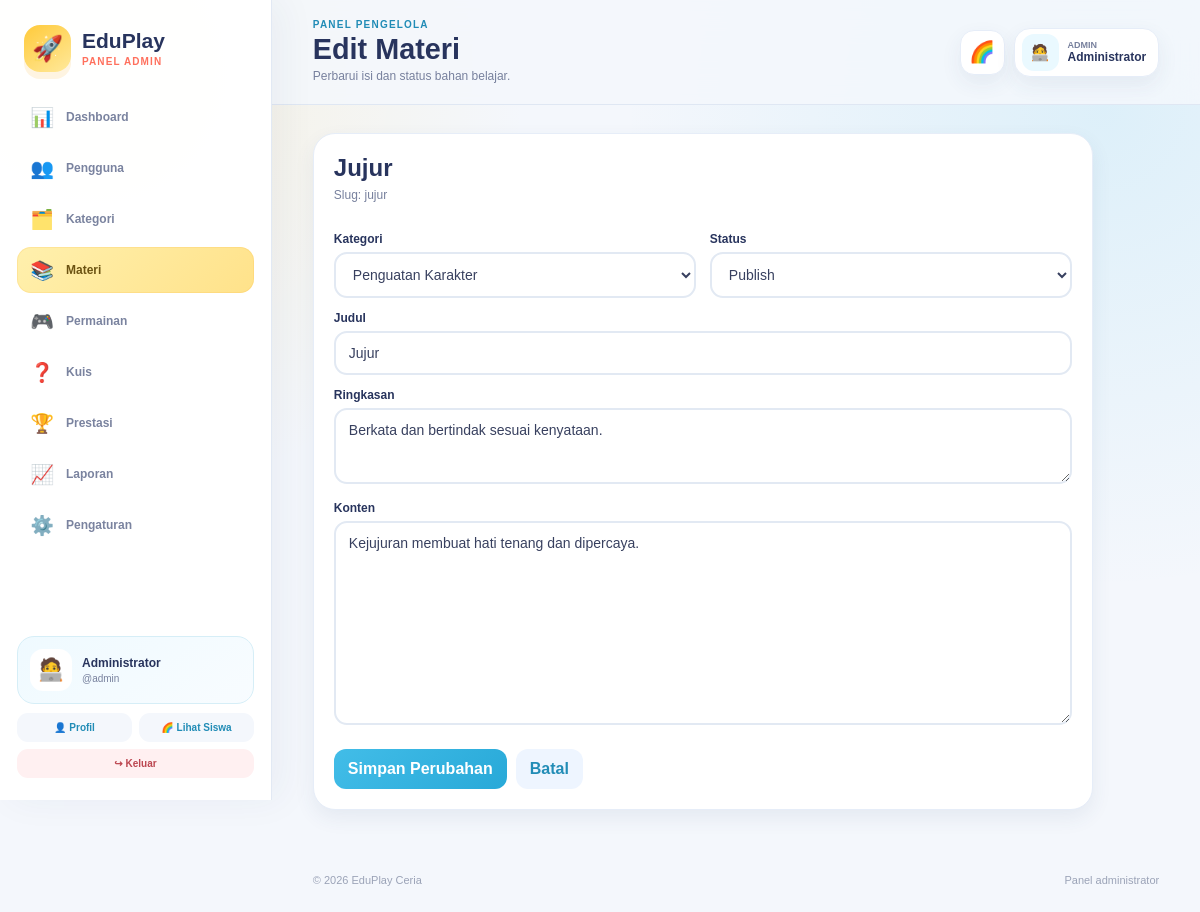
/admin/materi/edit.php?id=2 (signed in), run on the app's committed database.
### tables this page shows
CREATE TABLE materi(id INT AUTO_INCREMENT PRIMARY KEY,kategori_id INT NULL,judul VARCHAR(180) NOT NULL,slug VARCHAR(190) UNIQUE NOT NULL,ringkasan TEXT,konten LONGTEXT,status ENUM('draft','publish') DEFAULT 'publish',created_at DATETIME DEFAULT CURRENT_TIMESTAMP,updated_at DATETIME NULL,FOREIGN KEY(kategori_id) REFERENCES kategori_materi(id) ON DELETE SET NULL);

CREATE TABLE kategori_materi(id INT AUTO_INCREMENT PRIMARY KEY,nama VARCHAR(100) NOT NULL,slug VARCHAR(120) UNIQUE NOT NULL);

### config/helper.php (called while the page is built, shortened)
<?php
function e(mixed $value): string { return htmlspecialchars((string)($value ?? ''), ENT_QUOTES, 'UTF-8'); }
function url(string $path=''): string { return BASE_URL . '/' . ltrim($path, '/'); }

### admin/materi/edit.php (the view, shortened to what this page needs)
<?php
require_once __DIR__.'/../../config/auth.php';require_once __DIR__.'/../../config/database.php';require_once __DIR__.'/../../config/helper.php';require_admin();$pdo=db();$id=(int)($_GET['id']??$_POST['id']??0);if(!$pdo||!$id){flash('error','Materi tidak ditemukan.');redirect('admin/materi/index.php');}$s=$pdo->prepare('SELECT * FROM materi WHERE id=?');$s->execute([$id]);$r=$s->fetch();if(!$r){flash('error','Materi tidak ditemukan.');redirect('admin/materi/index.php');}$cats=$pdo->query('SELECT id,nama FROM kategori_materi ORDER BY nama')->fetchAll();$errors=[];
$adminPageTitle='Edit Materi';$adminPageDescription='Perbarui isi dan status bahan belajar.';$adminActive='materi';include __DIR__.'/../../includes/admin_header.php';
?>
<section class="admin-card admin-form-card"><div class="admin-card-head"><div><h2><?=e($r['judul'])?></h2><p>Slug: <?=e($r['slug'])?></p></div></div><?php if($errors):?><div class="notice"><ul class="error-list"><?php foreach($errors as $e):?><li><?=e($e)?></li><?php endforeach;?></ul></div><?php endif;?><form class="admin-form" method="post"><?=csrf_field()?><input type="hidden" name="id" value="<?=$id?>"><div class="admin-form-grid"><div><label>Kategori</label><select name="kategori_id"><option value="">Tanpa kategori</option><?php foreach($cats as $c):?><option value="<?=$c['id']?>" <?=$r['kategori_id']==$c['id']?'selected':''?>><?=e($c['nama'])?></option><?php endforeach;?></select></div><div><label>Status</label><select name="status"><option value="publish" <?=$r['status']==='publish'?'selected':''?>>Publish</option><option value="draft" <?=$r['status']==='draft'?'selected':''?>>Draft</option></select></div><div class="field-full"><label>Judul</label><input name="judul" value="<?=e($r['judul'])?>" required></div><div class="field-full"><label>Ringkasan</label><textarea name="ringkasan" rows="3"><?=e($r['ringkasan'])?></textarea></div><div class="field-full"><label>Konten</label><textarea name="konten" rows="11" required><?=e($r['konten'])?></textarea></div></div><div class="admin-form-actions"><button class="btn">Simpan Perubahan</button><a class="btn ghost" href="<?=url('admin/materi/index.php')?>">Batal</a></div></form></section>
<?php include __DIR__.'/../../includes/admin_footer.php'; ?>

### assets/css/style.css (style rules this page uses)
:root { --sun:#ffca3a; --sun-deep:#f5a623; --coral:#ff705d; --sky:#42bde8; --sky-deep:#218cb6; --mint:#4fd2a2; --mint-deep:#249872; --violet:#8b7cf6; --navy:#28345d; --ink:#38405f; --muted:#77809d; --paper:#ffffff; --canvas:#f5f9ff; --canvas-warm:#fff9e9; --line:#e6edf8; --danger:#ef5b67; --success:#34b27b; --shadow-sm:0 8px 20px rgba(51,72,116,.08); --shadow:0 18px 45px rgba(51,72,116,.13); --shadow-pop:0 14px 0 rgba(42,52,93,.05),0 22px 50px rgba(51,72,116,.16); --radius-sm:14px; --radius:22px; --radius-lg:32px; --sidebar:260px; font-family:"Nunito","Arial Rounded MT Bold","Trebuchet MS",Arial,sans-serif; }
* { box-sizing:border-box }
html { scroll-behavior:smooth;background:var(--canvas) }
body { margin:0;color:var(--ink);background: radial-gradient(circle at 5% 5%,rgba(255,202,58,.18),transparent 24rem), radial-gradient(circle at 95% 12%,rgba(66,189,232,.16),transparent 28rem), var(--canvas);min-height:100vh }
a { color:inherit }
button,input,textarea,select { font:inherit }
button,a { -webkit-tap-highlight-color:transparent }
.big-btn,.action-btn,.btn { display:inline-flex;align-items:center;justify-content:center;gap:8px;min-height:48px;border:0;border-radius:16px;padding:11px 18px;text-align:center;text-decoration:none;font-weight:900;cursor:pointer;transition:.17s transform,.17s filter,.17s box-shadow }
.big-btn.blue,.btn { background:linear-gradient(135deg,var(--sky),#28a9d8);color:#fff }
.btn { min-height:40px;border-radius:12px;padding:9px 14px }
.btn.ghost { background:#eef5ff;color:var(--sky-deep) }
label { display:block;font:900 12px Arial,sans-serif;margin:13px 0 6px;color:var(--navy) }
input,textarea,select { width:100%;padding:12px 13px;border:2px solid #e2e9f3;border-radius:13px;font:14px Arial,sans-serif;background:#fff;color:var(--ink);outline:none;transition:.15s border,.15s box-shadow }

### assets/css/admin.css (style rules this page uses)
:root { --admin-sidebar:272px }
.admin-body { background:radial-gradient(circle at 8% 8%,rgba(255,202,58,.14),transparent 27rem),radial-gradient(circle at 92% 12%,rgba(66,189,232,.13),transparent 30rem),#f4f7fc }
.admin-card { background:#fff;border:1px solid var(--line);border-radius:22px;padding:20px;box-shadow:var(--shadow-sm) }
.admin-card h2,.admin-card h3 { margin:0;color:var(--navy) }
.admin-card-head { display:flex;align-items:flex-start;justify-content:space-between;gap:12px;margin-bottom:15px }
.admin-card-head p { margin:4px 0 0;color:var(--muted);font:12px/1.5 Arial,sans-serif }
.admin-form { display:grid;gap:2px }
.admin-form-grid { display:grid;grid-template-columns:1fr 1fr;gap:0 14px }
.admin-form .field-full { grid-column:1/-1 }
.admin-form-actions { display:flex;gap:9px;flex-wrap:wrap;margin-top:18px }
.admin-form-card { max-width:780px }

### data on the page
materi: judul "Jujur", slug "jujur", kategori_id "Penguatan Karakter", status "Publish", ringkasan "Berkata dan bertindak sesuai kenyataan.", konten "Kejujuran membuat hati tenang dan dipercaya."

### other printed values
$icon "📊"
$label "Dashboard"
$icon "👥"
$label "Pengguna"
$icon "🗂️"
$label "Kategori"
$icon "📚"
$label "Materi"
$icon "🎮"
$label "Permainan"
$icon "❓"
$label "Kuis"
$icon "🏆"
$label "Prestasi"
$icon "📈"
